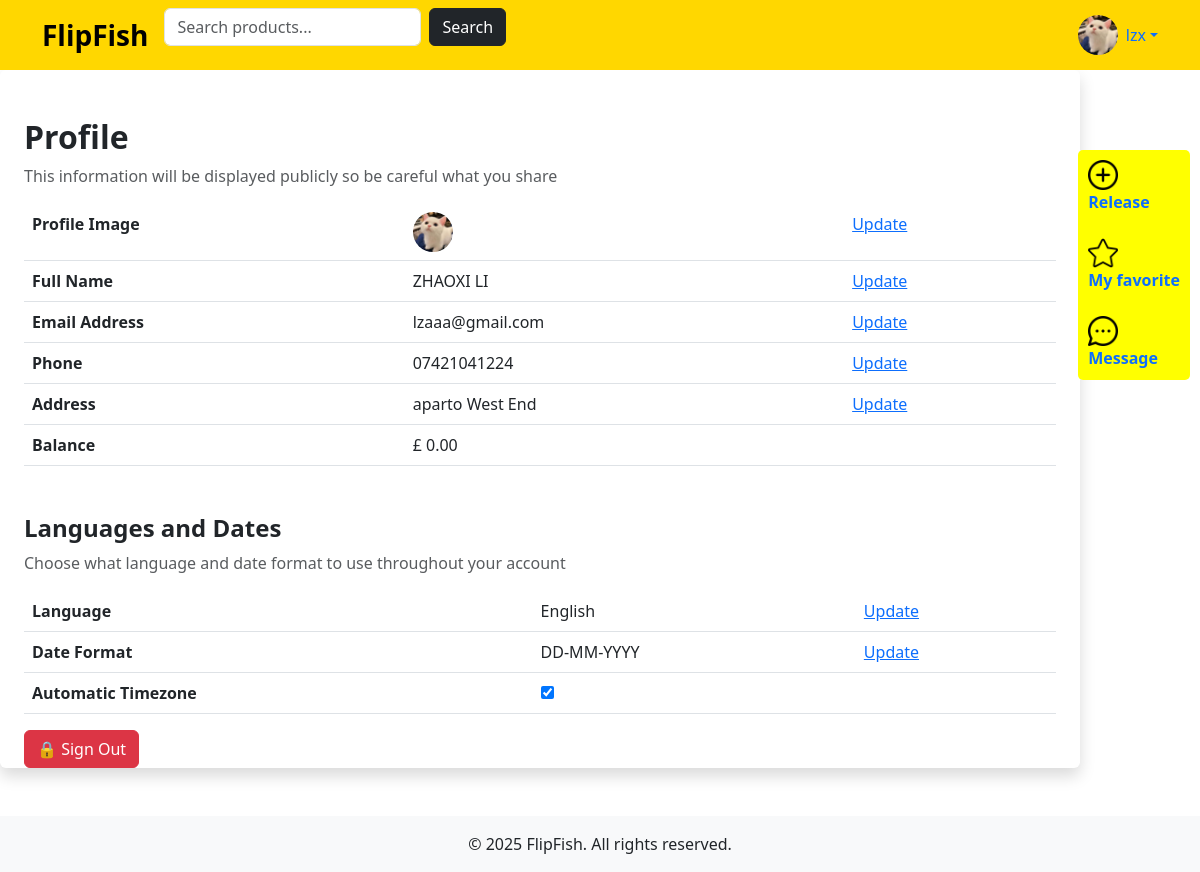
Page /user/profile/ (signed in) on the committed database.
### apps/users/models.py (models this page shows)
class User(AbstractUser):
    phone = models.CharField(max_length=15, unique=True)
    address = models.TextField(blank=True, null=True)
    email = models.EmailField(unique=True, blank=True, null=True)
    profile_image = models.ImageField(upload_to="profile_images/", blank=True, null=True)
    balance = models.DecimalField(max_digits=10, decimal_places=2, default=0.00)  # 账户余额

### apps/users/views.py (the view)
# urls.py: path('profile/', profile_view, name='profile'),
@login_required
def profile_view(request):
    return render(request, 'profile.html', {'user': request.user})

### apps/users/templates/profile.html (shortened to what this page needs)
{% extends "base.html" %}
{% load static %}
{% block main %}
    <div class="container mt-5">
        <h2 class="fw-bold">Profile</h2>
        <p class="text-muted">This information will be displayed publicly so be careful what you share</p>
        <table class="table">
            <tbody>
            <tr>
                <td><strong>Profile Image</strong></td>
                <td>
                    {% if user.profile_image %}
                        <img src="{{ user.profile_image.url }}" alt="Profile Image" class="rounded-circle me-2"
                             width="40" height="40">
                    {% else %}
                        <img src="{% static 'image/default-avatar.jpg' %}" alt="Default Avatar"
                             class="rounded-circle me-2"
                             width="40" height="40">
                    {% endif %}
                </td>
                <td><a href="#" class="text-primary" data-bs-toggle="modal"
                       data-bs-target="#editProfileModal">Update</a></td>
            </tr>
            <tr>
                <td><strong>Full Name</strong></td>
                <td>{{ user.first_name }} {{ user.last_name }}</td>
                <td><a href="#" class="text-primary" data-bs-toggle="modal"
                       data-bs-target="#editProfileModal">Update</a></td>
            </tr>
            <tr>
                <td><strong>Email Address</strong></td>
                <td>{{ user.email }}</td>
                <td><a href="#" class="text-primary" data-bs-toggle="modal"
                       data-bs-target="#editProfileModal">Update</a></td>
            </tr>
            <tr>
                <td><strong>Phone</strong></td>
                <td>{{ user.phone }}</td>
                <td><a href="#" class="text-primary" data-bs-toggle="modal"
                       data-bs-target="#editProfileModal">Update</a></td>
            </tr>
            <tr>
                <td><strong>Address</strong></td>
                <td>{{ user.address }}</td>
                <td><a href="#" class="text-primary" data-bs-toggle="modal"
                       data-bs-target="#editProfileModal">Update</a></td>
            </tr>
            <tr>
                <td><strong>Balance</strong></td>
                <td>£ {{ user.balance }}</td>
                <td></td>
            </tr>
            </tbody>
        </table>
        <h4 class="fw-bold mt-5">Languages and Dates</h4>
        <p class="text-muted">Choose what language and date format to use throughout your account</p>
        <table class="table">
            <tbody>
            <tr>
                <td><strong>Language</strong></td>
                <td>English</td>
                <td><a href="#" class="text-primary">Update</a></td>
            </tr>
            <tr>
                <td><strong>Date Format</strong></td>
                <td>DD-MM-YYYY</td>
                <td><a href="#" class="text-primary">Update</a></td>
            </tr>
            <tr>
                <td><strong>Automatic Timezone</strong></td>
                <td>
                    <label class="switch">
                        <input type="checkbox" checked>
                    </label>
                </td>
                <td></td>
            </tr>
            </tbody>
        </table>
        <a href="{% url 'users:logout' %}" class="btn btn-danger">🔒 Sign Out</a>
    </div>
{% endblock %}

### templates/base.html (shortened to what this page needs)
{% load static %}
<!DOCTYPE html>
<html lang="en">
<head>
    <link rel="stylesheet" href="https://cdn.jsdelivr.net/npm/bootstrap@5.3.0/dist/css/bootstrap.min.css">
</head>
<body>
<nav class="navbar navbar-expand-lg navbar-light">
    <div class="container">
        <a class="navbar-brand fw-bold fs-3" href="{% url 'listings:index' %}">FlipFish</a>
        <form method="GET" action="{% url 'listings:index' %}" class="d-flex mb-3">
            <input class="form-control me-2" type="search" placeholder="Search products..." name="q"
                   value="{{ request.GET.q }}">
            <button class="btn btn-dark" type="submit">Search</button>
        </form>
        <div class="ms-auto d-flex align-items-center">
            {% if user.is_authenticated %}
                <div class="dropdown">
                    <a class="d-flex align-items-center text-decoration-none dropdown-toggle" href="#" role="button"
                       id="userDropdown" data-bs-toggle="dropdown" aria-expanded="false">
                        {% if user.profile_image %}
                            <img src="{{ user.profile_image.url }}" alt="Profile Image" class="rounded-circle me-2"
                                 width="40" height="40">
                        {% else %}
                            <img src="{% static 'image/default-avatar.jpg' %}" alt="Default Avatar"
                                 class="rounded-circle me-2"
                                 width="40" height="40">
                        {% endif %}
                        <span>{{ user.username }}</span>
                    </a>
                </div>
            {% else %}
                <a class="btn btn-outline-dark me-2" href="{% url 'users:login' %}">Login</a>
                <a class="btn btn-dark" href="{% url 'users:register' %}">Sign Up</a>
            {% endif %}
        </div>
    </div>
</nav>
<div class="main-layout-container">
    <main class="container bg - white p - 4 rounded shadow - sm">
        {% block main %}{% endblock %}
    </main>
</div>
<div class="favorite-sidebar">
    <img src="{% static 'image/add.png' %}" height="30">
    <br>
    <a href="{% url 'listings:new_product' %}" onclick="return checkLogin();"
       style="text-decoration: none;"><strong>Release</strong></a>
    <br><br>
    <img src="{% static 'image/favorite.png' %}" height="30">
    <br>
    <a href="{% url 'users:my_wishlist' %}" onclick="return checkLogin();" style="text-decoration: none;"><strong>My
        favorite</strong></a>
    <br><br>
    <img src="{% static 'image/messenger.png' %}" height="30"><br>
    <a href="{% url 'messagings:chat' %}" onclick="return checkLogin();" style="text-decoration: none;"><strong>Message</strong></a><br>
</div>
<footer class="py-3 bg-light text-center mt-5">
    <p class="mb-0">© 2025 FlipFish. All rights reserved.</p>
</footer>
</body>
</html>

### templates/base.html (style rules this page uses)
.navbar { background-color: #FFD700; }
.favorite-sidebar { position: fixed; right: 10px; top: 150px; background-color: yellow; padding: 10px; border-radius: 5px; }
.main-layout-container { display: flex; flex-direction: row; margin-right: 120px; }

### rows in the picture
User: username "lzx", first_name "ZHAOXI", last_name "LI", email "lzaaa@gmail.com", phone "07421041224", address "aparto West End", balance "0.00"
